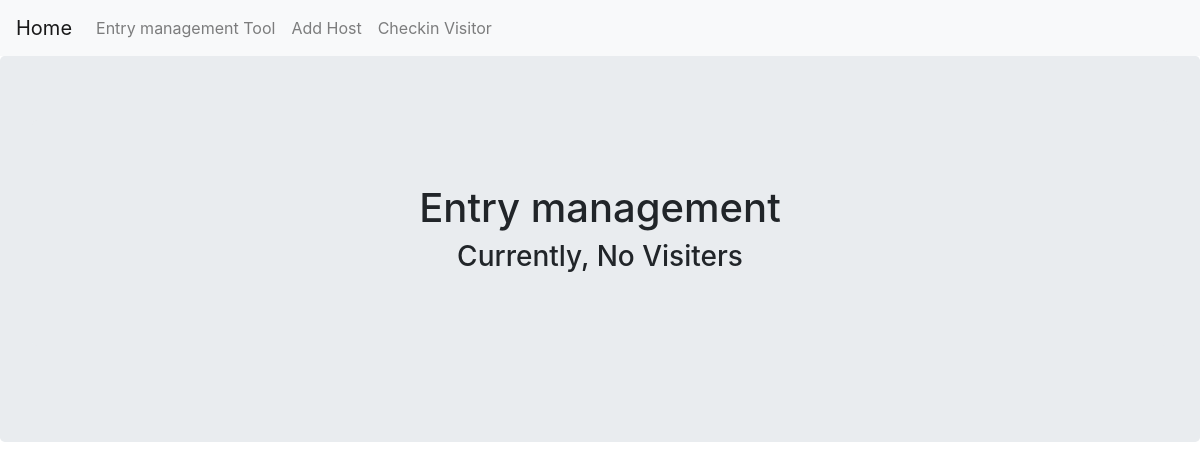
The page /myapp/ on the database as committed earlier.
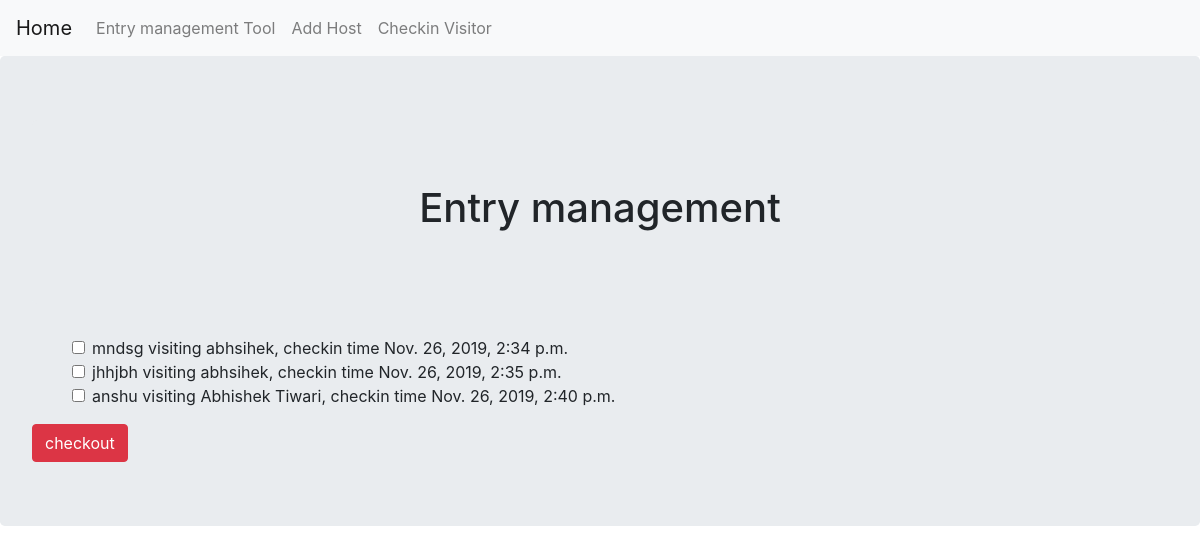
The same page on the database as committed later.
### myapp/models.py (models this page shows, shortened)
class Visitor(models.Model):
    name = models.CharField(max_length=200,)
    email = models.EmailField()
    phone = models.PositiveIntegerField()
    visiting_host = models.ForeignKey(Host,default=1,on_delete=models.SET_DEFAULT)
    checkin_time = models.DateTimeField("time arrived",default=datetime.now())
    checkout_time = models.TimeField("time leaving",blank=True, null=True)
    present = models.BooleanField(default=True)

class Host(models.Model):
    name = models.CharField(max_length=400)
    email = models.EmailField()
    phone = models.PositiveIntegerField()

### myapp/views.py (the view, shortened to what this page needs)
# urls.py: path('', HomeView.as_view(), name='index'),
class HomeView(TemplateView):
    def get(self, request):
        print("get herer")
        current_visitor = Visitor.objects.all().filter(present=True)
        if len(current_visitor)>0:
            flag = True
        else:
            flag = False
        context = {
            'visiters':current_visitor,
            'flag':flag,
        }
        return render(request,"myapp_home.html",context)

### templates/myapp_home.html (shortened to what this page needs)
{% extends 'base.html'%}
{% block content%}
<div class="jumbotron text-center">
    <h1>Entry management</h1>
    {% if not flag %}
    <h3>Currently, No Visiters</h3>
    {% endif %}
</div>
<div class="text-left">
    <form method="POST" class="post-form">
    <table>
        <ul>
            {% for visiter in visiters %}
            <div class="form-check">
                <input name="checks" class="form-check-input" type="checkbox" value='{{ visiter.id }}' id="defaultCheck1">
                <label class="form-check-label" for="defaultCheck1">
                        <li>
                            {{ visiter.name }} visiting {{ visiter.visiting_host.name}},
                                checkin time {{ visiter.checkin_time }}
                        </li>
                </label>
            </div>
            {% endfor %}
        </ul>
    </table>
    {% if flag %}
    <button class="btn btn-danger"> checkout</button>
    {% endif %}
</form>
</div>
{% endblock %}

### templates/base.html (shortened to what this page needs)
<!DOCTYPE html>
<html lang="en">
<head>
    <link rel="stylesheet" href="https://stackpath.bootstrapcdn.com/bootstrap/4.3.1/css/bootstrap.min.css">
</head>
<body>
        <nav class="navbar navbar-expand-lg navbar-light bg-light">
                <a class="navbar-brand" href="/">Home</a>
                <div class="collapse navbar-collapse" id="navbarNav">
                  <ul class="navbar-nav">
                    <li class="nav-item ">
                      <a class="nav-link" href="/myapp">Entry management Tool</a>
                    </li>
                    <li class="nav-item">
                      <a class="nav-link" href="{% url 'adding host'%}">Add Host</a>
                    </li>
                    <li class="nav-item">
                            <a class="nav-link" href="{% url 'checkin visitor'%}">Checkin Visitor</a>
                    </li>
                  </ul>
                </div>
            </nav>
            <div class="jumbotron text-center">
                {% block content %}
                {% endblock %}
            </div>
</body>
</html>

Rows that differ between the two databases and show on the page:
added Visitor: name "mndsg", visiting_host.name "abhsihek", checkin_time "Nov. 26, 2019, 2:34 p.m."
added Visitor: name "jhhjbh", visiting_host.name "abhsihek", checkin_time "Nov. 26, 2019, 2:35 p.m."
added Visitor: name "anshu", visiting_host.name "Abhishek Tiwari", checkin_time "Nov. 26, 2019, 2:40 p.m."
Other text that changed with them:
text no longer shown: "Currently, No Visiters"
text now shown: "checkout"
